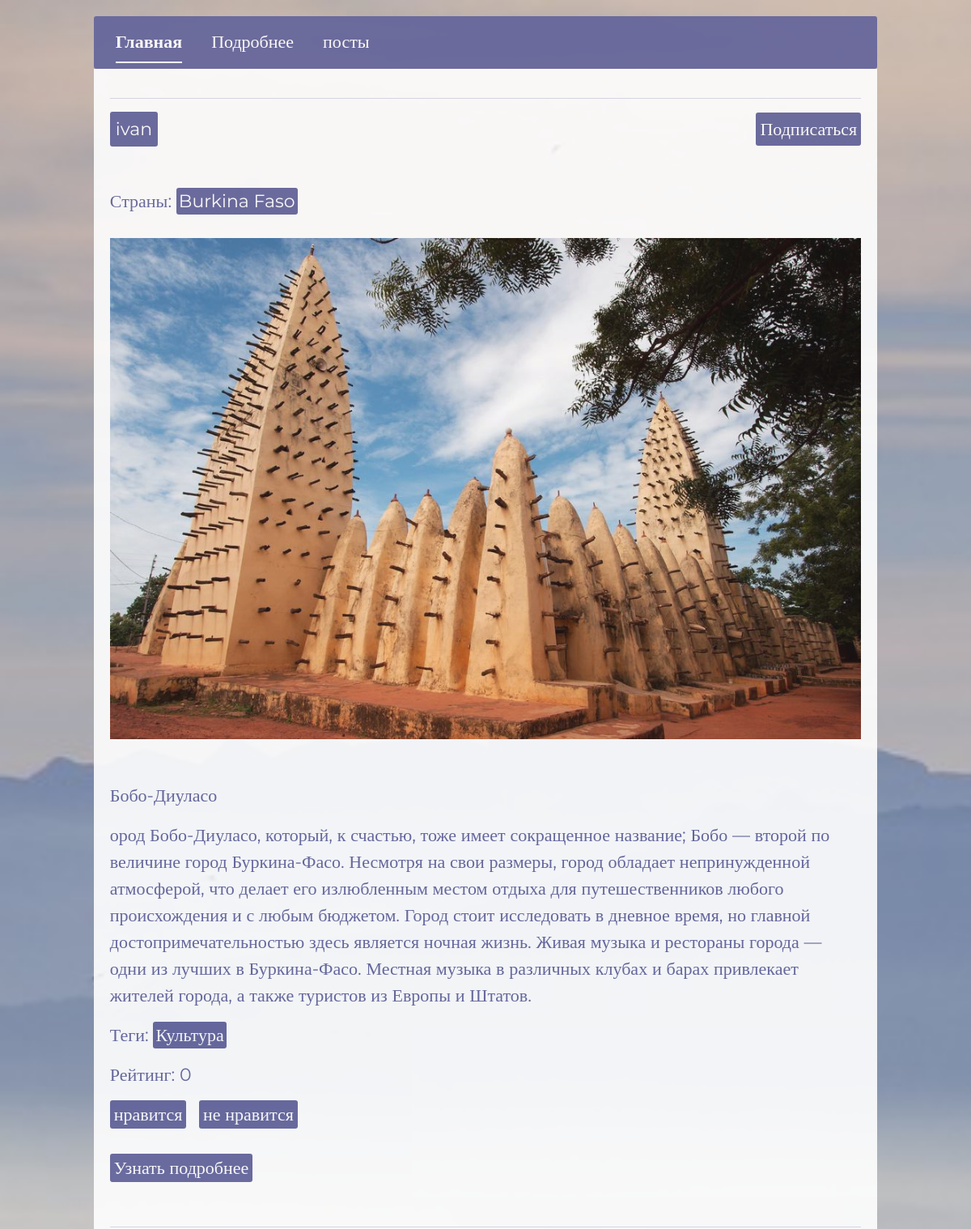
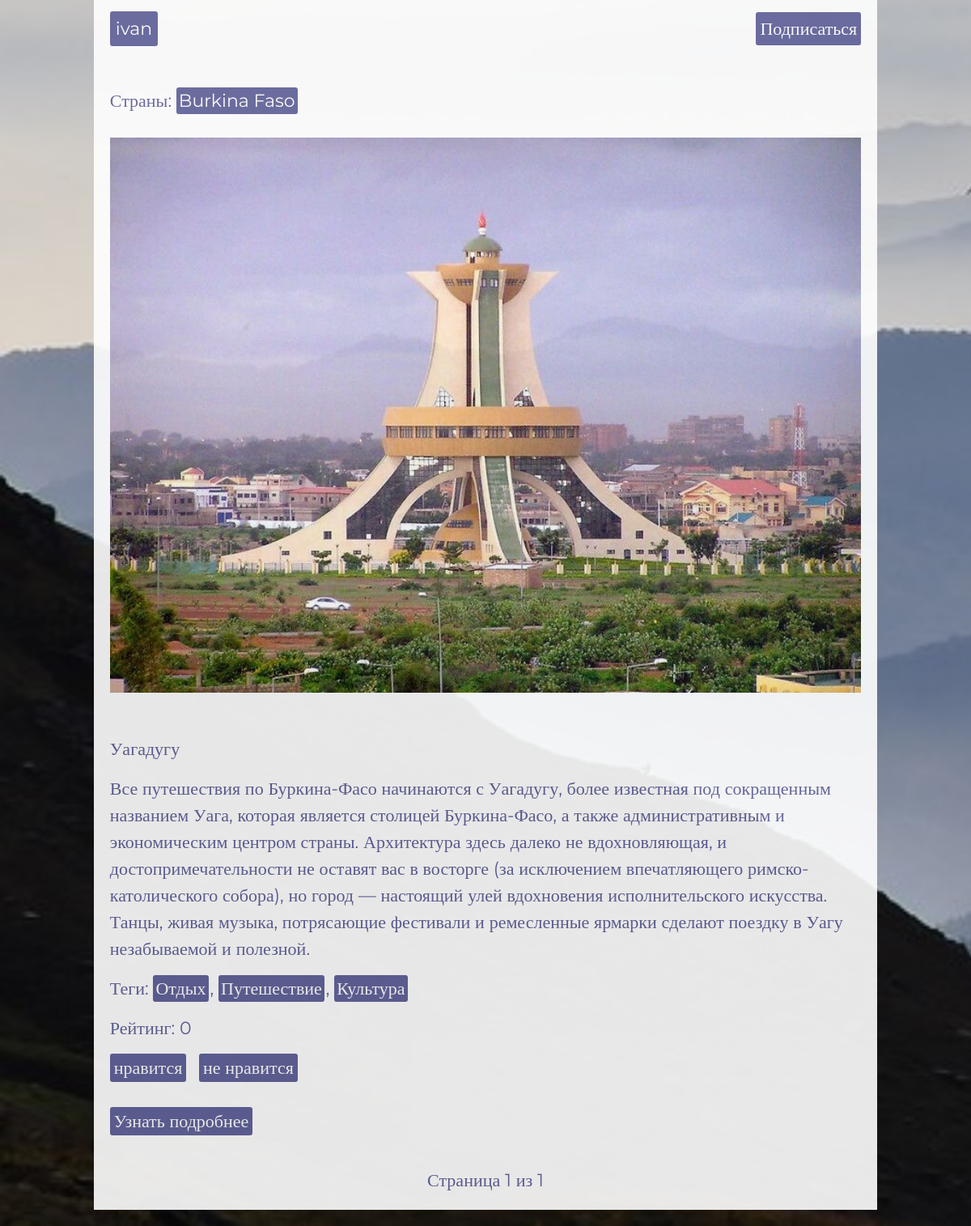
The page /posts/country/39/ (signed in) on the database its author committed (2 pictures, top to bottom).
### user/models.py (models this page shows, shortened)
class Post(models.Model):
    create_date = models.DateTimeField(auto_now_add=True)
    author = models.ForeignKey(User, on_delete=models.CASCADE,  verbose_name='Автор', blank=False, null=True, related_name='posts')
    countries = models.ManyToManyField(Country, blank=False, verbose_name="Страны")
    subject = models.CharField(max_length=255, blank=False, null=True, verbose_name='Тема')
    body = models.TextField(validators=[MinLengthValidator(3)], blank=False, null=True, verbose_name='Тело поста')
    photos = models.ManyToManyField(Photo, blank=True, verbose_name='Фотографии')
    tags = models.ManyToManyField(Tag, blank=True, verbose_name='Теги')
    rating = models.IntegerField(default=0, verbose_name='Рейтинг')
    last_lifted_at = models.DateTimeField(null=True, blank=True, verbose_name='Последнее время поднятия')
    class Meta:
        verbose_name = 'Пост'
        verbose_name_plural = 'Посты'

class Photo(models.Model):
    image = models.ImageField(upload_to='post_photos/', validators=[validate_image_size], verbose_name='Фото')
    class Meta:
        verbose_name = 'Фото'
        verbose_name_plural = 'Фотки'

class Tag(models.Model):
    name = models.CharField(max_length=50, verbose_name='Тег')
    class Meta:
        verbose_name = 'Тег'
        verbose_name_plural = 'Теги'

### country/models.py (models this page shows, shortened)
class Country(models.Model):
    name = models.CharField(max_length=255, verbose_name='Название страны')
    top_level_domain = models.CharField(max_length=255, blank=True, verbose_name='Топ-уровневый домен')
    alpha2_code = models.CharField(max_length=255, blank=True, verbose_name='Двухбуквенный код страны')
    alpha3_code = models.CharField(max_length=255, blank=True, verbose_name='Трехбуквенный код страны')
    calling_code = models.CharField(max_length=255, blank=True, verbose_name='Телефонный код')
    capital = models.CharField(max_length=255, blank=True, verbose_name='Столица')
    alt_spellings = models.TextField(blank=True, verbose_name='Альтернативные написания')
    region = models.CharField(max_length=255, blank=True, verbose_name='Регион')
    class Meta:
        verbose_name = 'Страна'
        verbose_name_plural = 'Страны'

### user/views.py (the view)
# urls.py: path('posts/country/<int:country_id>/', views.posts_by_country_view, name='posts_by_country'),
@login_required
def posts_by_country_view(request, country_id):
    profile = Profile.objects.get(user=request.user)
    blocked_response = check_user_blocked(profile)
    if blocked_response:
        return blocked_response
    active_link = 'posts_by_country_view'
    country = get_object_or_404(Country, id=country_id)
    posts = Post.objects.filter(countries=country).order_by('-create_date')
    paginator = Paginator(posts, 10)
    page_number = request.GET.get('page')
    page_obj = paginator.get_page(page_number)
    context = {
        'active_link': active_link,
        'country': country,
        'posts': page_obj,
    }
    return render(request, 'country/country_detail.html', context)

### user/context_processors.py (called while the page is built)
def global_context(request):
    latest_posts = Post.objects.order_by('-create_date')[:3]
    tag_cloud = Tag.objects.all()
    top_users = Profile.objects.annotate(
        posts_count=Count('user__posts'),
        total_rating=Sum('user__posts__rating')
    ).filter(total_rating__gt=0).order_by('-total_rating')[:5]
    return {
        'latest_posts': latest_posts,
        'tag_cloud': tag_cloud,
        'top_users': top_users,
    }

### user/permissions.py (called while the page is built)
def check_user_blocked(profile):
    if profile.is_blocked:
        return HttpResponse("Ваш аккаунт заблокирован. Вы не можете создавать посты.", status=403)
    return None

### templates/country/country_detail.html (shortened to what this page needs)
{% extends 'base.html' %}
{% block extra_css %}
    {% load static %}
    <link rel="stylesheet" href="{% static 'css/country_detail.css' %}">
{% endblock %}
{% block content %}
<div id="wrapper">
    <div id="index-nav">
        <ul class="nav nav-underline">
          <li class="nav-item" id="index-nav-item">
            <a id="index-link" class="nav-link active" aria-current="page" href="{% url 'index'%}">Главная</a>
          </li>
          <li class="nav-item" id="index-nav-item">
            <a id="index-link" class="nav-link" aria-current="page" href="{% url 'country_detail' country.id %}">Подробнее</a>
          </li>
          <li class="nav-item" id="index-nav-item">
            <a id="index-link" class="nav-link" href="{% url 'posts_by_country' country.id %}">посты</a>
          </li>
        </ul>
    </div>
    {% if active_link == 'posts_by_country_view' %}
        {% for post in posts %}
        <div id="lenta">
            <hr>
            <div id="author">
                <a href="{% url 'profile_detail' post.author.id %}">{{post.author }}</a>
            <div>
                {% if request.user.is_authenticated %}
                    {% if request.user != post.author %}
                        {% if post.is_following %}
                            <form action="{% url 'toggle_subscription' post.author.id %}" method="POST">
                                {% csrf_token %}
                                <button type="submit" id="subscription-bth">Отписаться</button>
                            </form>
                        {% else %}
                            <form action="{% url 'toggle_subscription' post.author.id %}" method="POST">
                                <button type="submit" id="subscription-bth">Подписаться</button>
                            </form>
                        {% endif %}
                    {% endif %}
                {% endif %}
            </div>
        </div>
        <br>
        <div id="country">
            {% if post.countries.exists %}
                <p>Страны:
                    {% for country in post.countries.all %}
                    <a href="{% url 'country_detail' country.id %}">{{ country.name }}</a>{% if not forloop.last %} {% endif %}
                    {% endfor %}
                </p>
            {% else %}
                <p>Страны не указаны</p>
            {% endif %}
        </div>
        <div id="img">
            {% if post.photos.exists %}
                <img src="{{ post.photos.first.image.url }}" alt="photo">
            {% else %}
                    <p>Фотографии не загружены</p>
            {% endif %}
        </div>
        <br>
        <div id="subject">
            <p>
                {{post.subject }}
            </p>
        </div>
        <div id="info-text">
            <p>
                {{post.body }}
            </p>
        </div>
        <div id="teg">
            {% if post.countries.exists %}
                <p>Теги:
                    {% for tag in post.tags.all %}
                    <a href="{% url 'posts_by_tag' tag.id %}">{{ tag.name }}</a>{% if not forloop.last %}, {% endif %}
                    {% endfor %}
                </p>
            {% else %}
                <p>Теги не указаны</p>
            {% endif %}
        </div>
        <div id="rating-{{ post.id }}">
            <p>Рейтинг: <span class="rating-value">{{ post.rating }}</span></p>
            {% if post.author != request.user %}
                <div class="rating-buttons">
                    <a href="#" class="increase-rating" data-post-id="{{ post.id }}">нравится</a>
                    <a href="#" class="decrease-rating" data-post-id="{{ post.id }}">не нравится</a>
                </div>
            {% endif %}
        </div>
        <br>
        <div id="detail-post-link">
            <a href="{% url 'post_detail' post.id %}">Узнать подробнее</a>
        </div>
    </div>
        {% endfor %}
        <div id="lenta">
            <div id="poginator-button">
                <span id="step-links">
                    <span id="current">
                        Страница {{ posts.number }} из {{ posts.paginator.num_pages }}
                    </span>
                </span>
            </div>
        </div>
    {% endif %}
</div>
{% endblock %}

### static/css/base.css (style rules this page uses)
x1html, body, div, span, applet, object, iframe, h1, h2, h3, h4, h5, h6, p, blockquote, pre, a, abbr, acronym, address, big, cite, code, del, dfn, em, img, ins, kbd, q, s, samp, small, strike, strong, sub, sup, tt, var, b, u, i, center, dl, dt, dd, ol, ul, li, fieldset, form, label, legend, table, caption, tbody, tfoot, thead, tr, th, td, article, aside, canvas, details, embed, figure, figcaption, footer, header, hgroup, menu, nav, output, ruby, section, summary, time, mark, audio, video { margin: 0; padding: 0; border: 0; font-size: 100%; font: inherit; vertical-align: baseline; }
body { line-height: 1; }
ol, ul { list-style: none; }
html { box-sizing: border-box; }
*, *::before, *::after { box-sizing: inherit; }
#body { height: auto !important; background-image: url(../img/mountains-3699372_1280.jpg); background-repeat: no-repeat; background-size: cover; font-family: 'Montserrat'; font-size: 22px; font-weight: 400; color:#000000; display: flex; justify-content: center; align-items: center; }
#wrapper { display: flex; flex-direction: column; align-items: center; justify-content: center; margin: 0 auto; padding: 20px; }
#wrapper #index-nav { width: 90%; height: auto; background-color: #62639B; padding: 5px; border-radius: 3px; border: 2px solid #62639B; text-align: center; opacity: 0.9; }
#lenta { width: 90%; background-color: white; opacity: 0.9; padding: 20px; color: #62639B; }
#author { display: flex; justify-content: space-between; align-items: center; margin-bottom: 10px; }
#author a { margin-right: 20px; text-decoration: none; color: white; background-color: #62639B; padding: 3px 5px; border-radius: 3px; border: 2px solid #62639B; }
#index-nav-item { margin-left: 20px; }
#index-link { color: white; }
#subscription-bth { color: white; background-color: #62639B; border: #62639B; padding: 4px 5px; border-radius: 3px; }
.rating-buttons a { color: white; background-color: #62639B; text-decoration: none; padding: 4px 5px; border-radius: 3px; margin-right: 10px; }
#detail-post-link a { text-decoration: none; color: white; background-color: #62639B; padding: 4px 5px; border-radius: 3px; }
#country p { line-height: 50px }
#country a { text-decoration: none; color: white; background-color: #62639B; padding: 3px 3px; border-radius: 3px; margin-right: 2px; }
#img { display: flex; justify-content: center; align-items: center; position: relative; margin: 20px 0; }
#img img { width: 100%; height: auto; object-fit: cover; }
#teg a { text-decoration: none; color: white; background-color: #62639B; padding: 3px 3px; border-radius: 3px; margin-right: 2px; }
#lenta #poginator-button { display: flex; flex-direction: column; align-items: center; justify-content: center; }
#poginator-button #current { margin-left: 10px; margin-right: 10px; }

### static/css/country_detail.css (style rules this page uses)
#img { display: flex; justify-content: center; align-items: center; position: relative; margin: 20px 0; }
#img img { width: 100%; height: auto; object-fit: cover; }

### rows shown on the page
Post: author "ivan", shows "Подписаться", photos.first.image (picture), subject "Бобо-Диуласо", body "ород Бобо-Диуласо, который, к счастью, тоже имеет сокращенное название; Бобо — второй по величине город Буркина-Фасо. Несмотря на свои размеры, город обладает непринужденной атмосферой, что делает его излюбленным местом отдыха для путешественников любого происхождения и с любым бюджетом. Город стоит исследовать в дневное время, но главной достопримечательностью здесь является ночная жизнь. Живая музыка и рестораны города — одни из лучших в Буркина-Фасо. Местная музыка в различных клубах и барах привлекает жителей города, а также туристов из Европы и Штатов.", rating "0"
Country: name "Burkina Faso"
Tag: name "Культура"
Post: author "ivan", shows "Подписаться", photos.first.image (picture), subject "Уагадугу", body "Все путешествия по Буркина-Фасо начинаются с Уагадугу, более известная под сокращенным названием Уага, которая является столицей Буркина-Фасо, а также административным и экономическим центром страны. Архитектура здесь далеко не вдохновляющая, и достопримечательности не оставят вас в восторге (за исключением впечатляющего римско-католического собора), но город — настоящий улей вдохновения исполнительского искусства. Танцы, живая музыка, потрясающие фестивали и ремесленные ярмарки сделают поездку в Уагу незабываемой и полезной.", rating "0"
Tag: name "Отдых"
Tag: name "Путешествие"

### other values the page prints
{{ posts.number }} "1"
{{ posts.paginator.num_pages }} "1"
